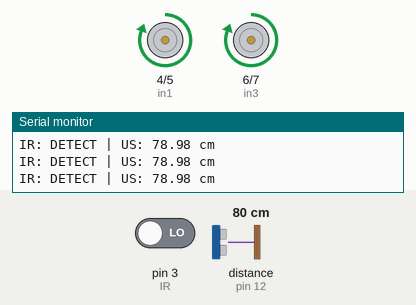
This sketch was run on a simulated Arduino Uno, built with avr-gcc and run on an emulated ATmega328P. Parts: motor-driver pin pairs drawn as motors (green arrow = first pin HIGH = forward, orange = second pin HIGH = backward, longer = more drive), the last lines printed to the serial monitor. Wiring (inferred from the names in the program): ultrasonic range finder: trigger pin 11; echo pin 12. The test bench sets the inputs (shaded band); at power-on: pin 3 (IR) LOW, distance to the obstacle (sensor on pin 12) 80 cm. The echo pulse lasts 58.3 µs per cm.

Above: at 6.2 s.
6.3 s: pin 3 (IR) driven HIGH
At 6.8 s:
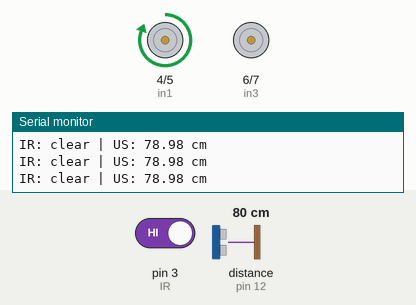
7.8 s: distance to the obstacle (sensor on pin 12) set to 43 cm
10.8 s: distance to the obstacle (sensor on pin 12) set to 37 cm
At 11.7 s:
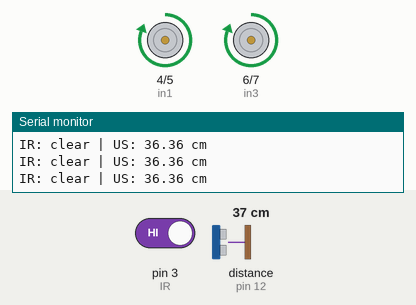
13.8 s: distance to the obstacle (sensor on pin 12) set to 60 cm
At 14.6 s:
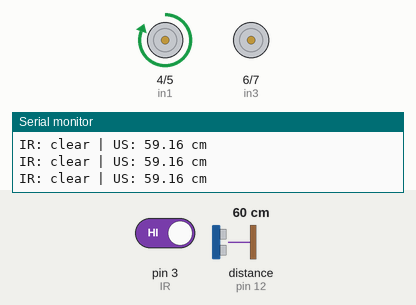
15.3 s: distance to the obstacle (sensor on pin 12) set to 2 cm
At 15.8 s:
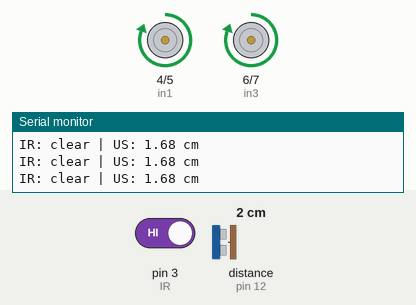
Timing chart, 0 to 17.8 s (numbered marks = the images above; inputs shaded):
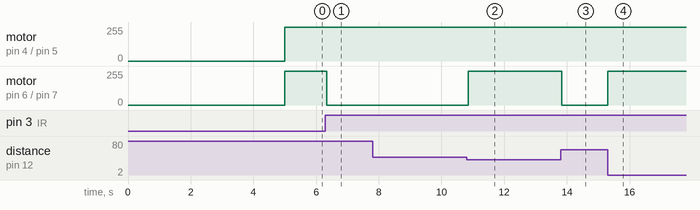

Measured:
- the behaviour switches between 41 and 40 cm on distance to the obstacle (sensor on pin 12) (found by bisection; images 1 and 2)
- after the input at 6.3 s, motor on pin 6 (in3) / pin 7 (in4): forward 255/255 → stopped at once
- after the input at 10.8 s, motor on pin 6 (in3) / pin 7 (in4): stopped → forward 255/255 after 0.05 s
- after the input at 13.8 s, motor on pin 6 (in3) / pin 7 (in4): forward 255/255 → stopped at once
- after the input at 15.3 s, motor on pin 6 (in3) / pin 7 (in4): stopped → forward 255/255 at once

The sketch:

one-ir-one-ultrasonic.ino
```cpp
// Motor A Connections
int in1 = 4;
int in2 = 5;

// Motor B Connections
int in3 = 6;
int in4 = 7;

// Infrared sensor (digital output)
const int IR = 3;

// Ultrasonic sensor
const int TRIG_PIN = 11;
const int ECHO_PIN = 12;

// Most IR obstacle modules output LOW when they detect something.
// If yours outputs HIGH on detection, change this to false.
const bool IR_ACTIVE_LOW = true;

// Ultrasonic detection range in cm
const int DETECT_DISTANCE_CM = 40;

// Motor Forward Function
void motor_forward(){
  digitalWrite(in1, HIGH);
  digitalWrite(in2, LOW);
  digitalWrite(in3, HIGH);
  digitalWrite(in4, LOW);
}

// Motor Stop Function
void motor_stop(){
  digitalWrite(in1, LOW);
  digitalWrite(in2, LOW);
  digitalWrite(in3, LOW);
  digitalWrite(in4, LOW);
}

// Motor right Function (spin/turn right)
void motor_right(){
  digitalWrite(in1, HIGH);
  digitalWrite(in2, LOW);
  digitalWrite(in3, LOW);
  digitalWrite(in4, LOW);
}

// Motor backwards Function
void motor_backward(){
  digitalWrite(in1, LOW);
  digitalWrite(in2, HIGH);
  digitalWrite(in3, LOW);
  digitalWrite(in4, HIGH);
}

// IR Helper Function - true if the IR sensor sees something
bool ir_detects(){
  int reading = digitalRead(IR);
  return IR_ACTIVE_LOW ? (reading == LOW) : (reading == HIGH);
}

// Ultrasonic Helper Function - returns distance in cm (999 if no echo)
float get_ultrasonic_distance(){
  digitalWrite(TRIG_PIN, LOW);
  delayMicroseconds(2);
  digitalWrite(TRIG_PIN, HIGH);
  delayMicroseconds(10);
  digitalWrite(TRIG_PIN, LOW);

  long duration = pulseIn(ECHO_PIN, HIGH, 25000);  // 25ms timeout keeps loop fast
  if (duration == 0) return 999;                    // no echo -> nothing detected

  return duration * 0.034 / 2.0;
}

void setup() {
  // Set all the motor control pins to outputs
  pinMode(in1, OUTPUT);
  pinMode(in2, OUTPUT);
  pinMode(in3, OUTPUT);
  pinMode(in4, OUTPUT);
  // Sensor pins
  pinMode(IR, INPUT);
  pinMode(TRIG_PIN, OUTPUT);
  pinMode(ECHO_PIN, INPUT);

  Serial.begin(9600);

  // Sumo rules usually require a 5 second start delay
  delay(5000);
}

void loop() {
  bool ir_seen = ir_detects();
  float us_distance = get_ultrasonic_distance();

  Serial.print("IR: ");
  Serial.print(ir_seen ? "DETECT" : "clear");
  Serial.print(" | US: ");
  Serial.print(us_distance);
  Serial.println(" cm");

  bool opponentSeen = ir_seen || (us_distance < DETECT_DISTANCE_CM);

  if (opponentSeen) {
    motor_forward();   // Charge and push!
  } else {
    motor_right();     // Spin to search
  }

  delay(50);
}
```
